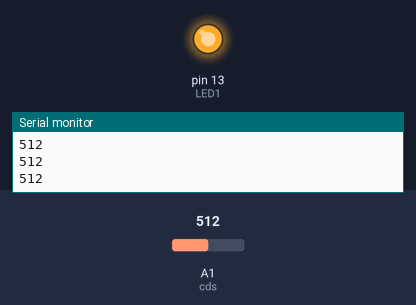
The sketch below on a simulated Arduino Uno, built with avr-gcc and run on an emulated ATmega328P. On the bench: output pins drawn as LEDs (lit = HIGH), the last lines printed to the serial monitor. The inputs (shaded band) are chosen by the test bench; at power-on: A1 (cds) = 512.

Above: at 1.2 s.
1.3 s: A1 (cds) set to 489
At 2.2 s:
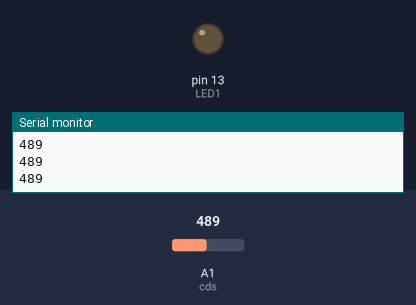
2.8 s: A1 (cds) set to 510
At 3.5 s:
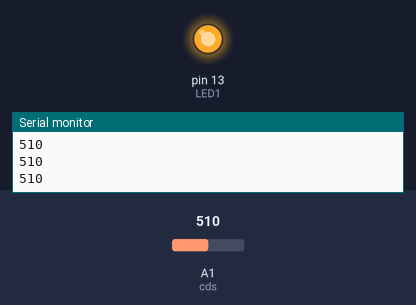
4.3 s: A1 (cds) set to 490
At 4.9 s:
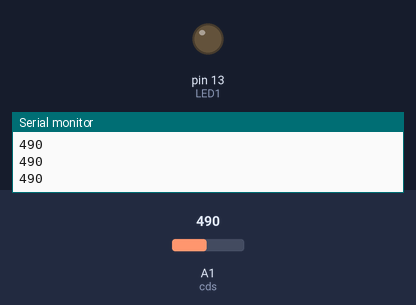
Timing chart, 0 to 7.3 s (numbered marks = the images above; inputs shaded):
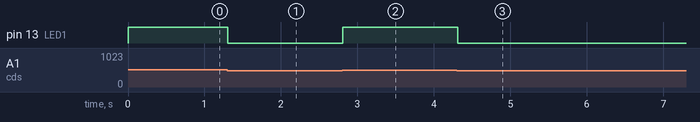

The sketch:

cds_arduino.ino
```cpp
int cds = A1;
int LED1 = 13;

void setup()
{
  Serial.begin(9600);
  pinMode(cds,INPUT);
  pinMode(LED1,OUTPUT);
}

void loop()
{
  cds = analogRead(A1);
  Serial.println(cds);
  if(cds<500)
  {
    digitalWrite(LED1,LOW);
  }
  else
  {
    digitalWrite(LED1,HIGH);
  }
  delay(100);
}
```

Measured:
- the behaviour switches between 500 and 499 on A1 (cds) (found by bisection; images 0 and 1)
- after the input at 1.3 s, pin 13 (LED1): HIGH → LOW at once
- after the input at 2.8 s, pin 13 (LED1): LOW → HIGH at once
- after the input at 4.3 s, pin 13 (LED1): HIGH → LOW at once
